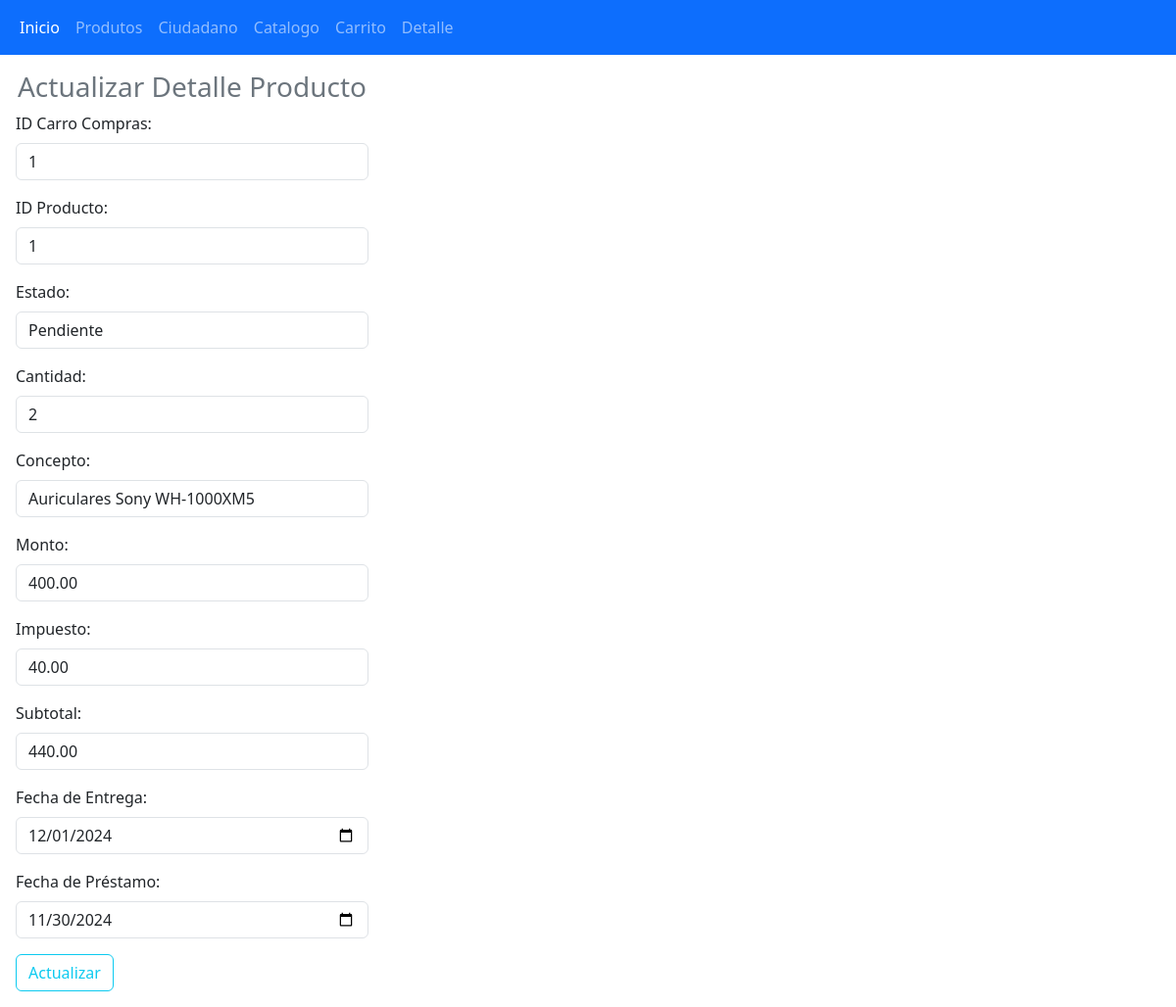
The app's page /actualizar/actualizarDetalle.php?id=1 with its own data.
### tables this page shows
CREATE TABLE `detalleproducto` (
  `id` int(11) NOT NULL,
  `idCarroCompras` int(11) NOT NULL,
  `idProducto` int(11) NOT NULL,
  `estado` varchar(20) DEFAULT NULL,
  `cantidad` int(11) DEFAULT NULL,
  `concepto` text DEFAULT NULL,
  `monto` decimal(10,2) DEFAULT NULL,
  `impuesto` decimal(10,2) DEFAULT NULL,
  `subtotal` decimal(10,2) DEFAULT NULL,
  `fechaEntrega` date DEFAULT NULL,
  `fechaPrestamo` date DEFAULT NULL
);

### actualizar/actualizarDetalle.php (the view, shortened to what this page needs)
<?php
include "../conexion.php";
$id = $_GET['id'];
$sql = $conexion->query("SELECT id, idCarroCompras, idProducto, estado, cantidad, concepto, monto, impuesto, subtotal, fechaEntrega, fechaPrestamo FROM detalleproducto WHERE id = $id");
$detalle = $sql->fetch_object();
?>
<!DOCTYPE html>
<html lang="es">
<head>
    <link href="https://cdn.jsdelivr.net/npm/bootstrap@5.3.3/dist/css/bootstrap.min.css" rel="stylesheet">
</head>
<body>
<?php include "../navbar.php"; ?>
<div class="container-fluid row">
    <form class="col-4 p-3" method="POST">
        <fieldset>
            <h3 class="text-center text-secondary">Actualizar Detalle Producto</h3>
            <div class="mb-3">
                <label class="form-label">ID Carro Compras:</label>
                <input type="text" class="form-control" name="idCarroCompras" value="<?= $detalle->idCarroCompras ?>" required>
            </div>
            <div class="mb-3">
                <label class="form-label">ID Producto:</label>
                <input type="text" class="form-control" name="idProducto" value="<?= $detalle->idProducto ?>" required>
            </div>
            <div class="mb-3">
                <label class="form-label">Estado:</label>
                <input type="text" class="form-control" name="estado" value="<?= $detalle->estado ?>" required>
            </div>
            <div class="mb-3">
                <label class="form-label">Cantidad:</label>
                <input type="number" class="form-control" name="cantidad" value="<?= $detalle->cantidad ?>" required>
            </div>
            <div class="mb-3">
                <label class="form-label">Concepto:</label>
                <input type="text" class="form-control" name="concepto" value="<?= $detalle->concepto ?>" required>
            </div>
            <div class="mb-3">
                <label class="form-label">Monto:</label>
                <input type="number" step="0.01" class="form-control" name="monto" value="<?= $detalle->monto ?>" required>
            </div>
            <div class="mb-3">
                <label class="form-label">Impuesto:</label>
                <input type="number" step="0.01" class="form-control" name="impuesto" value="<?= $detalle->impuesto ?>" required>
            </div>
            <div class="mb-3">
                <label class="form-label">Subtotal:</label>
                <input type="number" step="0.01" class="form-control" name="subtotal" value="<?= $detalle->subtotal ?>" required>
            </div>
            <div class="mb-3">
                <label class="form-label">Fecha de Entrega:</label>
                <input type="date" class="form-control" name="fechaEntrega" value="<?= $detalle->fechaEntrega ?>" required>
            </div>
            <div class="mb-3">
                <label class="form-label">Fecha de Préstamo:</label>
                <input type="date" class="form-control" name="fechaPrestamo" value="<?= $detalle->fechaPrestamo ?>" required>
            </div>
            <button type="submit" class="btn btn-outline-info m-auto" name="btnActualizar" value="ok">Actualizar</button>
        </fieldset>
    </form>
</div>
</body>
</html>

### records on screen
detalleproducto: idCarroCompras "1", idProducto "1", estado "Pendiente", cantidad "2", concepto "Auriculares Sony WH-1000XM5", monto "400.00", impuesto "40.00", subtotal "440.00", fechaEntrega "12/01/2024", fechaPrestamo "11/30/2024"
